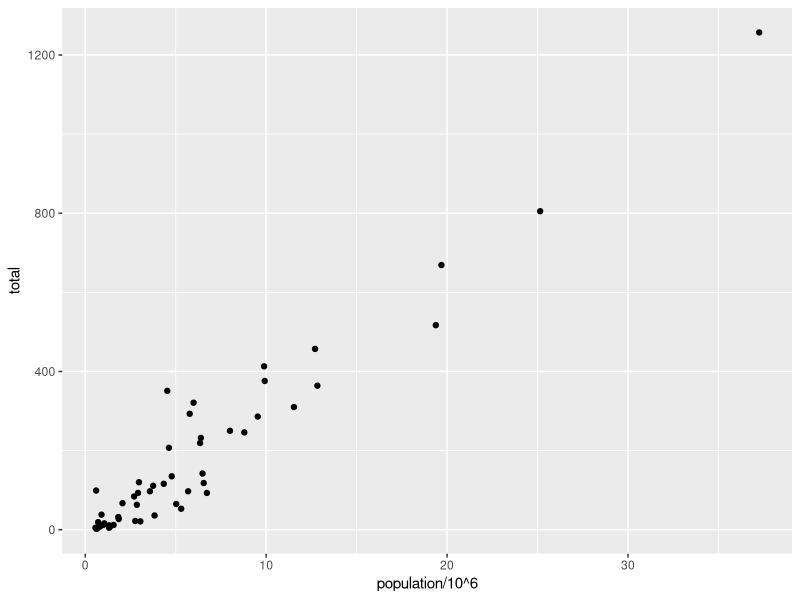
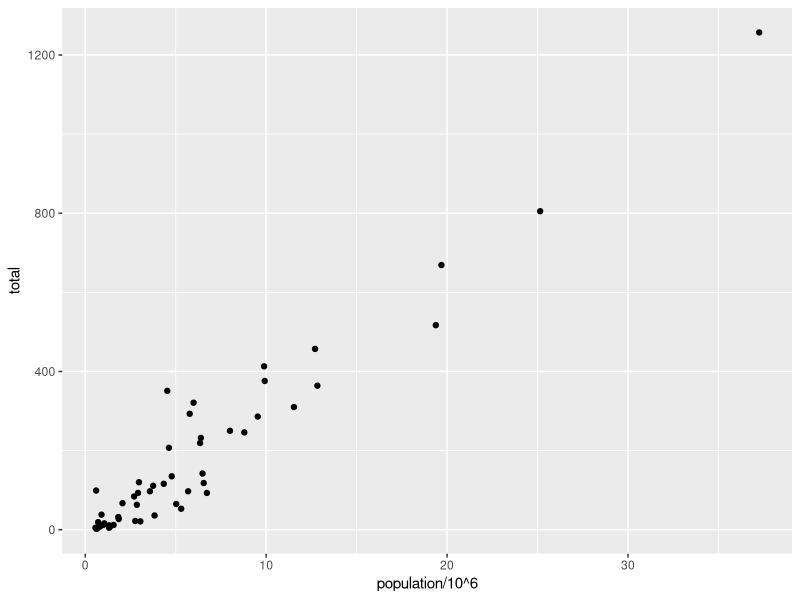
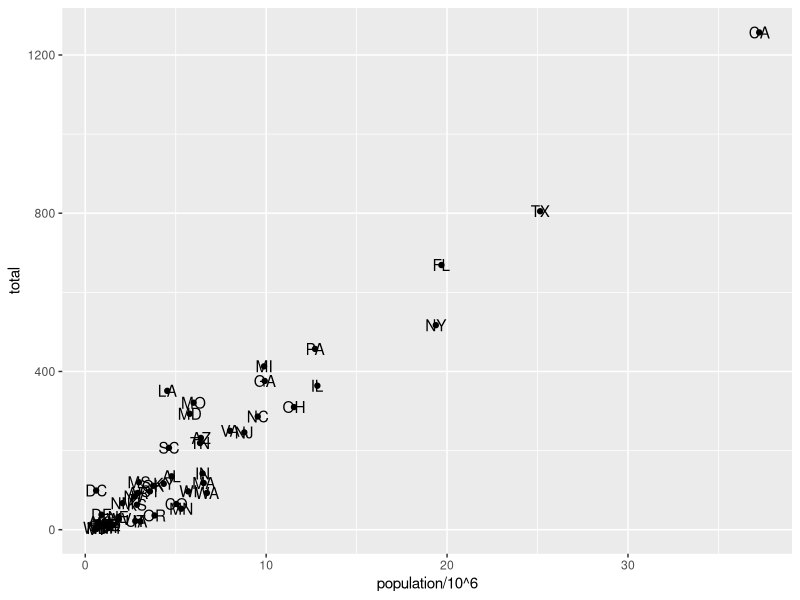
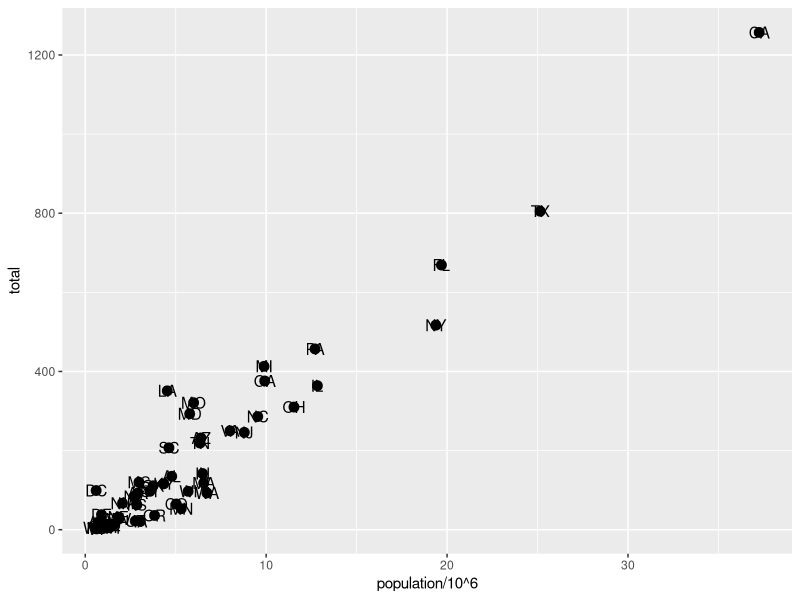
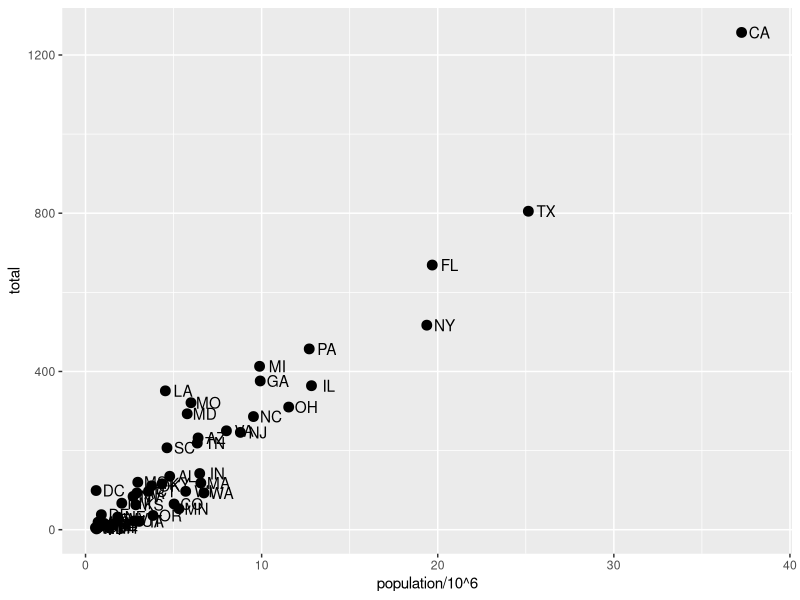
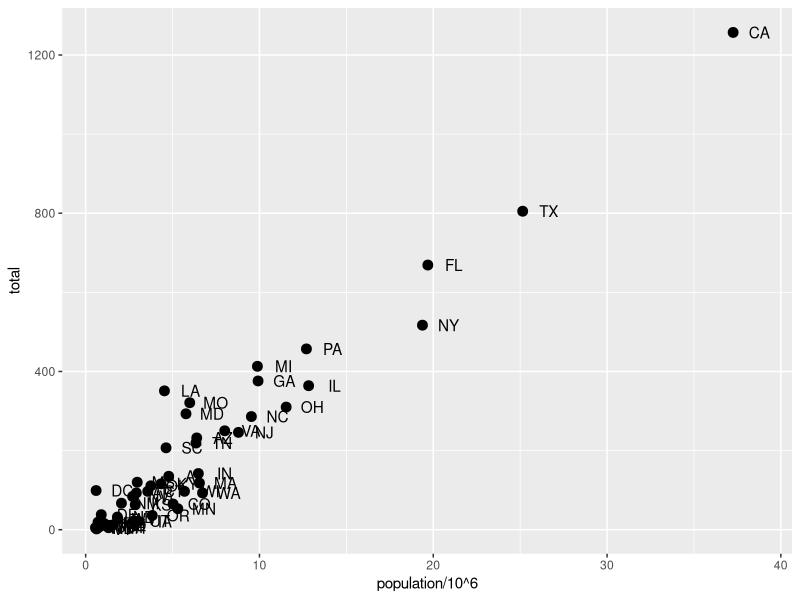

Generate these figures, in order, with R: (Note: this script raises an error after producing the figures.)
library(tidyverse)
library(dslabs)
library(dplyr)
data(murders)

#ggplot(data=murders) <---automatically generates a plot since no object is assigned
#murders %>% ggplot() <-- automatically generates a plot since no object is assigned

p <- ggplot(data = murders)
class(p)

#~~~layers~~~~~
murders %>% ggplot() + geom_point(aes(x=population/10^6, y = total))

#add points layer to predefined ggplot object
p <- ggplot(data = murders)
p + geom_point(aes(population/10^6,total))

#add text to layer to scatterplot
p + geom_point(aes(population/10^6,total)) + geom_text(aes(population/10^6, total, label = abb))


#~~~~Tinkering~~~~~
#change the size of the points
p + geom_point(aes(population/10^6, total), size = 3)+
  geom_text(aes(population/10^6, total, label = abb))

#move text labels slightly to the right
p + geom_point(aes(population/10^6, total), size = 3)+
  geom_text(aes(population/10^6, total, label = abb), nudge_x = 1)

#simplify code by adding global aesthetic
p <- murders %>% ggplot(aes(population/10^6, total, label = abb))
p + geom_point(size = 3) + geom_text(nudge_x = 1.5)

#~~~Scales, Labels, and Colors~~~~
#log base 10 scale the x and y axis
p + geom_point(size = 3) +
  geom_text(nudge_x = 0.05) + #adjust the nudge for log scale
  scale_x_continuous(trans = "log10") +
  scale_y_condinuous(trans = "log10")
#ggplot has log10 built in for scaling
p <- murders %>%ggplot(aes(population/10^6, total, label = abb))+
  geom_point(size = 3) +
  geom_text(nudge_x = 0.075) +
  scale_x_log10() +
  scale_y_log10()

#add labels and titls
p + xlab("Population in millions (log scale)") +
  ylab("Total number of muders (log scale)")+
  ggtitle("US Gun Murders in 2010")

#change color of the points
p + geom_point(size = 3, color = "blue") #makes all points blue
p + geom_point(aes(col = region), size = 3) #colors points by region

#add a line w/ average murder rte
r <- murders %>% summarize(rate = sum(total)/sum(population) * 10^6) %>% pull(rate)

#basic line with average murder rate for the country
p + geom_point(aes(col = region), size = 3) +
  geom_abline(intercept = log10(r)) #slope is default of 1

#change line to dashed and dark grey, line under data points
p + geom_abline(intercept = log10(r), lty = 2, color = "darkgrey") +
  geom_point(aes(col = region), size = 3)

#change legend title
p+scale_color_discrete(name = "Region") #capitalize legend title
p

#~~~~Add on packages~~~~~
install.packages(c("ggrepel","ggthemes"))
library(tidyverse)
library(ggrepel)
library(ggthemes)
library(dslabs)
library(dplyr)
ds_theme_set()
data(murders)
#define the intercept
r<- murders %>% summarize(rate = sum(total)/ sum(population)*10^6) %>% .$rate
#make the plot, combining all elements
murders %>%
  ggplot(aes(population/10^6, total, label = abb)) +
  geom_abline(intercept = log10(r), lty = 2, color = "darkgrey") +
  geom_point(aes(col = region), size = 3) +
  geom_text_repel() + #changes point labeling 
  scale_x_log10() +
  scale_y_log10() +
  xlab("Population in millions (log scale)") +
  ylab("Total number of murders (log scale)") +
  ggtitle("US Gun Murders in 2010") +
  scale_color_discrete(name = "Region") + #changes name of legend
  theme_economist() #loads "Economist" theme from ggthemes (also _fivethirtyeight)

#~~~~~Other Examples~~~~~
#HISTOGRAMS
# load heights data
library(tidyverse)
library(dslabs)
data(heights)

# define p
p <- heights %>%
  filter(sex == "Male") %>%
  ggplot(aes(x = height))

# basic histograms
p + geom_histogram()
p + geom_histogram(binwidth = 1)

# histogram with blue fill, black outline, labels and title
p + geom_histogram(binwidth = 1, fill = "blue", col = "black") +
  xlab("Male heights in inches") +
  ggtitle("Histogram")

#SMOOTH DENSITY PLOT
p + geom_density()
p + geom_density(fill = "blue")

#QUANTILE-QUANTILE(QQ) PLOT
# basic QQ-plot
p <- heights %>% filter(sex == "Male") %>%
  ggplot(aes(sample = height))
p + geom_qq()

# QQ-plot against a normal distribution with same mean/sd as data
params <- heights %>%
  filter(sex == "Male") %>%
  summarize(mean = mean(height), sd = sd(height))
p + geom_qq(dparams = params) +
  geom_abline()

# QQ-plot of scaled data against the standard normal distribution
heights %>% ggplot(aes(sample = scale(height))) +
           geom_qq() +
           geom_abline()

#GRID OF PLOTS with gridExtra package
# define plots p1, p2, p3
p <- heights %>% filter(sex == "Male") %>% ggplot(aes(x = height))
p1 <- p + geom_histogram(binwidth = 1, fill = "blue", col = "black")
p2 <- p + geom_histogram(binwidth = 2, fill = "blue", col = "black")
p3 <- p + geom_histogram(binwidth = 3, fill = "blue", col = "black")

# arrange plots next to each other in 1 row, 3 columns
install.packages("gridExtra")
library(gridExtra)
grid.arrange(p1, p2, p3, ncol = 3)
